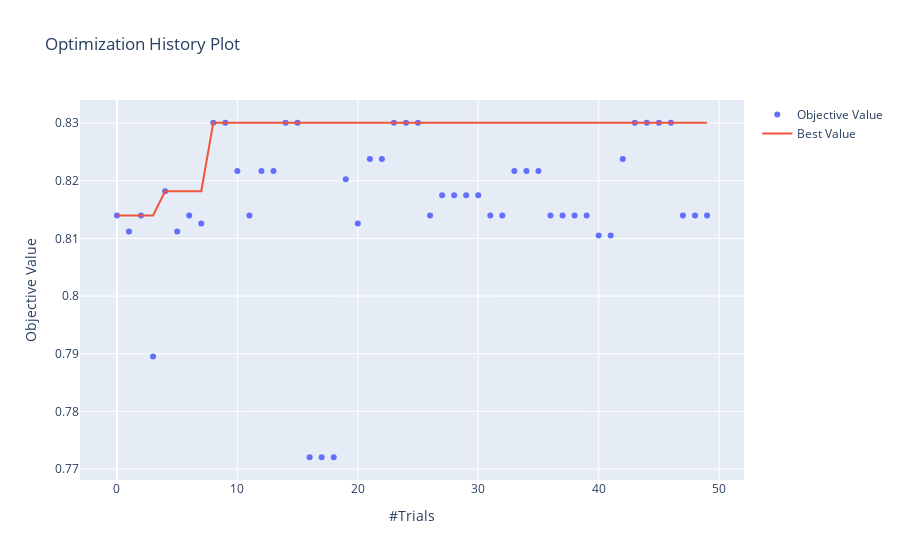

Notebook code for this chart:
### Code cell
study_dt = create_new_mlrun(model_type='decision-tree')
optuna.visualization.plot_optimization_history(study_dt)
